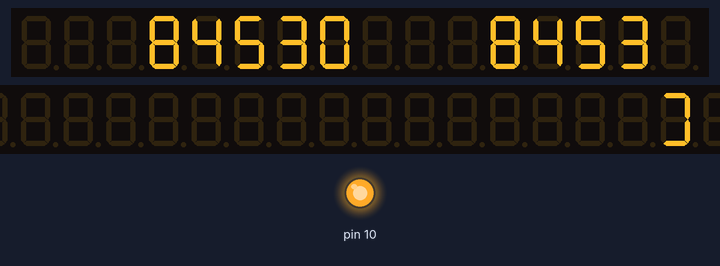
A sketch run on a simulated Arduino Uno, built with avr-gcc and run on an emulated ATmega328P. On the bench: 16-digit seven-segment display, 32-digit seven-segment display, output pins drawn as LEDs (lit = HIGH). Wiring (inferred from the names in the program): 10 × MAX7219 LED driver: CS A2; 2 × MAX7219 LED driver: CS A3. The local clock reads 2024-03-15 10:24:30 at power-on unless the sketch sets it; random numbers use the default seed unless the sketch sets one; pins used as bus, display or sensor lines are not drawn.

Above: at 0.1 s.
At 0.5 s:
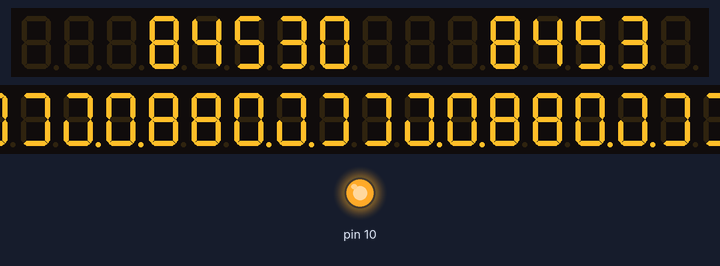
At 5.31 s:
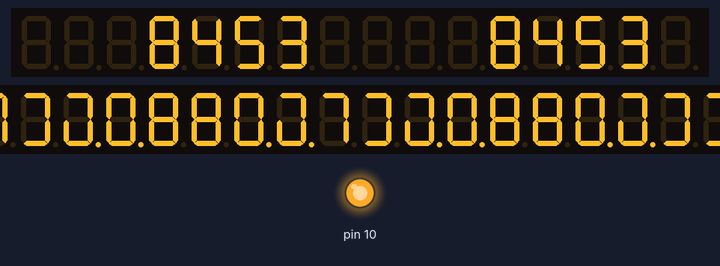
At 7.11 s:
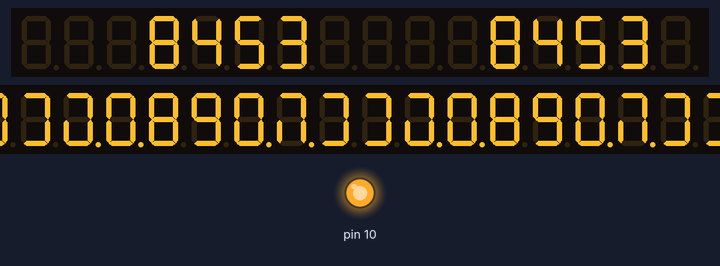
At 10.1 s:
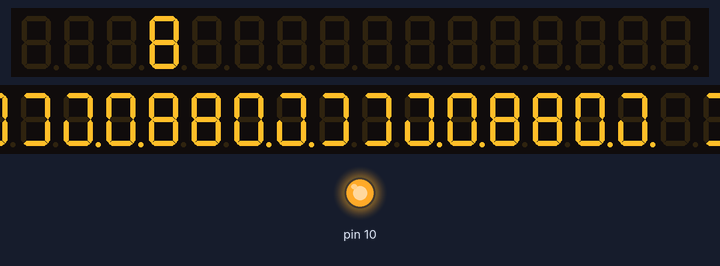
At 20.1 s:
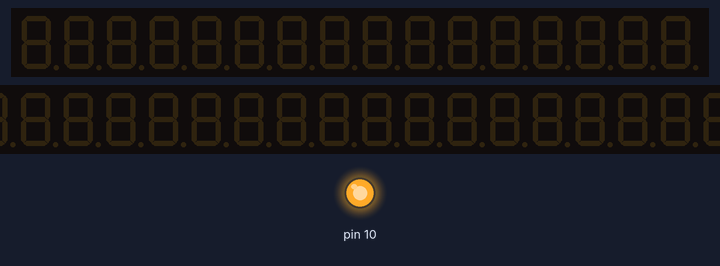

Measured:
- what the display in image 4 shows lasts 10.0 s, from 10.0 s to 20.0 s

The sketch:

main_v1.00.ino
```cpp
// (licence header left out)
// Library inclusions
#include <Wire.h>     // I2C library for DS3231 RTC
#include <DS3231.h>   // Library for DS3231 RTC
#include <SPI.h>      // SPI library for MAX7219 drivers

// Pin definitions
#define CS_SEG A3 // Chip select for 7-segment display
#define CS_DOT A2 // Chip select for 8x8 Led matrix

// MAX7219 SPI LED Driver register addresses
#define MAX7219_TEST        0x0F
#define MAX7219_BRIGHTNESS  0x0A
#define MAX7219_SCAN_LIMIT  0x0B
#define MAX7219_DECODE_MODE 0x09
#define MAX7219_SHUTDOWN    0x0C

// Timing definitions
#define SEGMENT_INTERVAL    5000 // These values define how frequent those taskt are done (in ms)
#define MATRIX_INTERVAL     200
#define SHUTDOWN            10000

unsigned long currentMillis = 0;
unsigned long segment_previousMillis = 0;
unsigned long matrix_previousMillis = 0;

RTClib RTC;

// Special date in unixtime code
const long special_date = 1403913000;
const long hammock_unixtime = 1403913000;
const long parents_unixtime = 130204800;

// 8x8 Led matrix pictures
const unsigned int test_matrix[8]         = {0x00, 0x00, 0x00, 0x00, 0x01, 0x01, 0x01, 0x00};
const unsigned int matrix_heart_small[8]  = {0x30, 0x78, 0x7C, 0x3E, 0x3E, 0x7C, 0x78, 0x30};
const unsigned int matrix_heart_big[8]    = {0x78, 0xFC, 0xFE, 0x7F, 0x7F, 0xFE, 0xFC, 0x78};
const unsigned int matrix_empty[8]        = {0x00, 0x00, 0x00, 0x00, 0x00, 0x00, 0x00, 0x00};

void maxTransferCMD(uint8_t chipSel, uint8_t address, uint8_t value){
uint8_t i;
  digitalWrite(chipSel, LOW);
  SPI.transfer(address);
  SPI.transfer(value);
  SPI.transfer(address);
  SPI.transfer(value);
  digitalWrite(chipSel, HIGH);
}

void writeDigits(long value){
  long temp = value;
  int digitCount = 0;

  if(millis() < SHUTDOWN){
    while(temp != 0){
      digitCount++;
      temp /= 10;
    }

    for(int i = 5; i > (5 - digitCount); i--){
      digitalWrite(CS_SEG, LOW);
      SPI.transfer(i);
      SPI.transfer(value % 10);
      digitalWrite(CS_SEG, HIGH);
      value = value / 10;
    }

    for(int i = 0; i < (6 - digitCount); i++){
      digitalWrite(CS_SEG, LOW);
      SPI.transfer(i);
      SPI.transfer(0x0F);
      digitalWrite(CS_SEG, HIGH);
      value = value / 10;
    }
  } else{
    for(int i = 0; i < 5; i++){
      digitalWrite(CS_SEG, LOW);
      SPI.transfer(i + 1);
      SPI.transfer(0x0F);
      digitalWrite(CS_SEG, HIGH);
    }
  }
}

void writeMatrix(unsigned int value[]){
  for(int i = 0; i < 8; i++){
    digitalWrite(CS_DOT, LOW);
    SPI.transfer(i + 1);
    SPI.transfer(matrix_heart_big[i]);
    digitalWrite(CS_DOT, HIGH);
  }
}

void writeMatrix_randError(){
  if(millis() < SHUTDOWN){
    for(int i = 0; i < 8; i++){
      unsigned int value = matrix_heart_big[i];

      if(random(0,9) < 9){
        value &= ~(random(0,255) & random(0,255) & random(0,255) & random(0,255) & random(0,255) & random(0,255) & random(0,255));
      }

      digitalWrite(CS_DOT, LOW);
      SPI.transfer(i + 1);
      SPI.transfer(value);
      digitalWrite(CS_DOT, HIGH);
    }
  }else{
    for(int i = 0; i < 8; i++){
      unsigned int value = matrix_empty[i];
      digitalWrite(CS_DOT, LOW);
      SPI.transfer(i + 1);
      SPI.transfer(value);
      digitalWrite(CS_DOT, HIGH);
    }
  }
}

void writeDot(uint8_t row, uint8_t col){
  digitalWrite(CS_DOT, LOW);
  SPI.transfer(row + 1);
  SPI.transfer(col);
  digitalWrite(CS_DOT, HIGH);
}

long getYearSince(){
  DateTime unixNow = RTC.now();

  return (long)((unixNow.unixtime() - special_date) / 86400);
}

void setup() {
  // Set chip select pins as outputs
  pinMode(CS_SEG, OUTPUT);
  pinMode(CS_DOT, OUTPUT);

  SPI.setBitOrder(MSBFIRST);   // Reverse the SPI Data o/p.
  SPI.begin();                 // Start SPI
  Wire.begin();

  // Init 7-seg driver
  maxTransferCMD(CS_SEG, MAX7219_DECODE_MODE, 0x1F); // Enable BCD mode.
  maxTransferCMD(CS_SEG, MAX7219_BRIGHTNESS, 0x00);  // Use lowest intensity.
  maxTransferCMD(CS_SEG, MAX7219_SCAN_LIMIT, 0x07);  // Max scan-limit to lower current draw
  maxTransferCMD(CS_SEG, MAX7219_SHUTDOWN, 0x01);    // Turn on chip.

  // Init dot-matrix driver
  maxTransferCMD(CS_DOT, MAX7219_DECODE_MODE, 0x00); // Enable BCD mode.
  maxTransferCMD(CS_DOT, MAX7219_BRIGHTNESS, 0x00);  // Use lowest intensity.
  maxTransferCMD(CS_DOT, MAX7219_SCAN_LIMIT, 0x07);  // Scan all digits.
  maxTransferCMD(CS_DOT, MAX7219_SHUTDOWN, 0x01);    // Turn on chip.

  // Write first time
  writeDigits(getYearSince());
  writeMatrix_randError();
}

void loop() {
  DateTime now = RTC.now();

  currentMillis = millis();

  if (currentMillis - segment_previousMillis >= SEGMENT_INTERVAL && currentMillis < SHUTDOWN) {
    segment_previousMillis = currentMillis;
    writeDigits(getYearSince());
  }

  if (currentMillis - matrix_previousMillis >= MATRIX_INTERVAL && currentMillis < SHUTDOWN) {
    matrix_previousMillis = currentMillis;
    writeMatrix_randError();
  }

  if (millis() > SHUTDOWN){
    writeDigits(getYearSince());
    writeMatrix_randError();
    delay(10000);
  }
}
```
